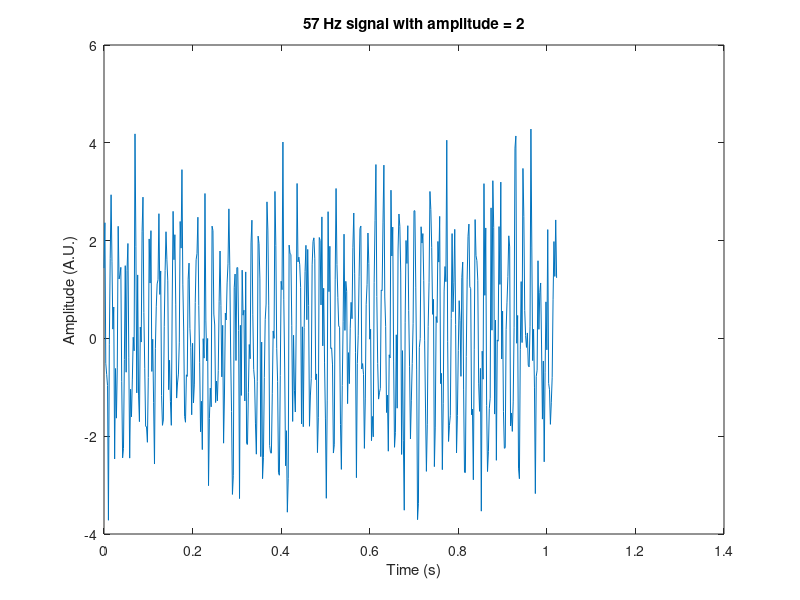

MATLAB code to generate this figure:
% Create a noisy, exponentially decaying signal
% With a random amplitude and frequency.
A = randi([1 5]);    % Amplitude bewteen 1 and 5
f = randi([50 79]);  % frequency between 50 and 79 Hz
Fs = 500;            % Sampling frequency in Hz
dt = 1/Fs;           % Sampling period
L = 512;             % Aquire 512 points
t = (0:L-1)*dt;      % Time vector
S = A*cos(2*pi*f*t) + randn(size(t));   % Signal with noise
% Plot the signal and show the frequency and amplitude
figure; plot(t,S)
title([num2str(f), ' Hz signal with amplitude = ', num2str(A)])
xlabel('Time (s)')
ylabel('Amplitude (A.U.)')

% Take the FFT and find the frequency of the peak


